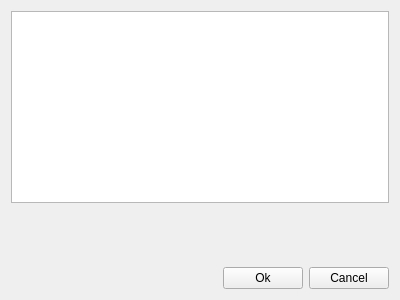
<?xml version="1.0" encoding="UTF-8"?>
<ui version="4.0">
 <class>Form</class>
 <widget class="QWidget" name="Form">
  <property name="geometry">
   <rect>
    <x>0</x>
    <y>0</y>
    <width>400</width>
    <height>300</height>
   </rect>
  </property>
  <property name="windowTitle">
   <string>Form</string>
  </property>
  <layout class="QVBoxLayout" name="verticalLayout_2">
   <item>
    <widget class="QListWidget" name="listWidget"/>
   </item>
   <item>
    <spacer name="verticalSpacer">
     <property name="orientation">
      <enum>Qt::Vertical</enum>
     </property>
     <property name="sizeHint" stdset="0">
      <size>
       <width>20</width>
       <height>40</height>
      </size>
     </property>
    </spacer>
   </item>
   <item>
    <layout class="QHBoxLayout" name="horizontalLayout">
     <item>
      <spacer name="horizontalSpacer">
       <property name="orientation">
        <enum>Qt::Horizontal</enum>
       </property>
       <property name="sizeHint" stdset="0">
        <size>
         <width>40</width>
         <height>20</height>
        </size>
       </property>
      </spacer>
     </item>
     <item>
      <widget class="QPushButton" name="ok_buttom">
       <property name="text">
        <string>Ok</string>
       </property>
      </widget>
     </item>
     <item>
      <widget class="QPushButton" name="cancel_button">
       <property name="text">
        <string>Cancel</string>
       </property>
      </widget>
     </item>
    </layout>
   </item>
  </layout>
 </widget>
 <resources/>
 <connections>
  <connection>
   <sender>cancel_button</sender>
   <signal>clicked()</signal>
   <receiver>Form</receiver>
   <slot>close()</slot>
   <hints>
    <hint type="sourcelabel">
     <x>345</x>
     <y>273</y>
    </hint>
    <hint type="destinationlabel">
     <x>879</x>
     <y>23</y>
    </hint>
   </hints>
  </connection>
 </connections>
</ui>
